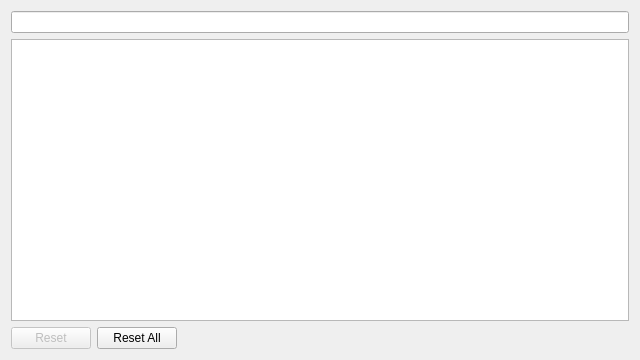
<?xml version="1.0" encoding="UTF-8"?>
<ui version="4.0">
 <class>CommandsSettingsWidget</class>
 <widget class="QWidget" name="CommandsSettingsWidget">
  <property name="geometry">
   <rect>
    <x>0</x>
    <y>0</y>
    <width>640</width>
    <height>360</height>
   </rect>
  </property>
  <property name="windowTitle">
   <string>Form</string>
  </property>
  <layout class="QVBoxLayout" name="verticalLayout">
   <item>
    <widget class="FilterLineEdit" name="filterEdit"/>
   </item>
   <item>
    <widget class="QTreeView" name="view">
     <property name="rootIsDecorated">
      <bool>false</bool>
     </property>
     <property name="uniformRowHeights">
      <bool>true</bool>
     </property>
     <property name="itemsExpandable">
      <bool>false</bool>
     </property>
     <property name="sortingEnabled">
      <bool>false</bool>
     </property>
    </widget>
   </item>
   <item>
    <layout class="QHBoxLayout" name="_3">
     <item>
      <widget class="QPushButton" name="resetButton">
       <property name="enabled">
        <bool>false</bool>
       </property>
       <property name="text">
        <string>Reset</string>
       </property>
      </widget>
     </item>
     <item>
      <widget class="QPushButton" name="resetAllButton">
       <property name="toolTip">
        <string>Reset all to default</string>
       </property>
       <property name="text">
        <string>Reset All</string>
       </property>
      </widget>
     </item>
     <item>
      <spacer>
       <property name="orientation">
        <enum>Qt::Horizontal</enum>
       </property>
       <property name="sizeHint" stdset="0">
        <size>
         <width>40</width>
         <height>20</height>
        </size>
       </property>
      </spacer>
     </item>
    </layout>
   </item>
  </layout>
 </widget>
 <customwidgets>
  <customwidget>
   <class>FilterLineEdit</class>
   <extends>QLineEdit</extends>
   <header location="global">widgets/filterlineedit.h</header>
  </customwidget>
 </customwidgets>
 <resources/>
 <connections/>
</ui>
